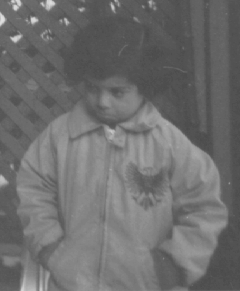
%> input picture Image Processing Project/pout.tif, 240 x 291 px
$ octave HistogramStrecthing.m   (GNU Octave 9; MATLAB toolbox functions it lacks are replaced by stand-ins)
%> lines starting %> are read from the running program, lines starting %| are printed output that depends on the picture
I=imread("pout.tif");
%> I is the input picture: size 291x240 uint8; min 74, max 224, mean 110.3

figure,imshow(I);
title('Original Image');

figure,imhist(I);
%> after `imhist(I)`:
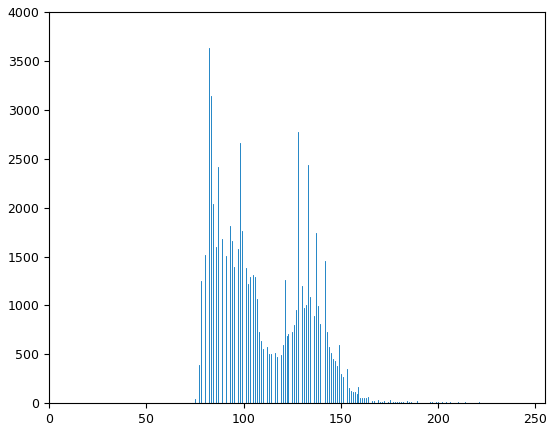
%> figure redrawn from the program's plot data; highest point at x = 82, y = 3628


I=double(I);
%> I: size 291x240 double
I_min=min(I(:));
%> I_min = 74
I_max=max(I(:));
%> I_max = 224

J=255*(I-I_min)/(I_max-I_min);
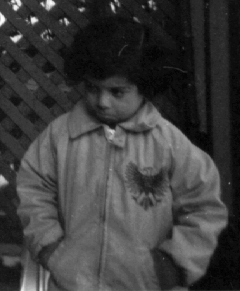
%> J: size 291x240 double; min 0, max 255, mean 61.7

J=uint8(J);
%> J: size 291x240 uint8


figure,imshow(J);
title('Histogram equalization');

figure,imhist(J);
%> after `imhist(J)`:
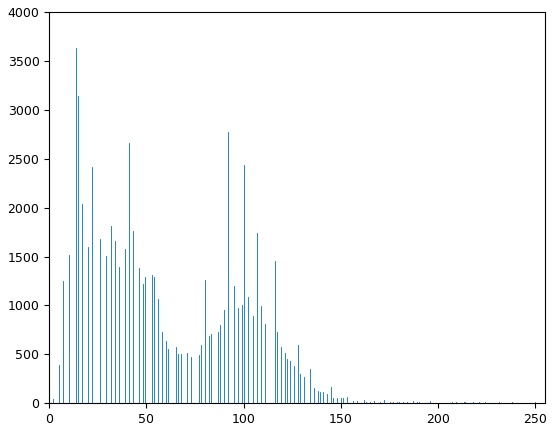
%> figure redrawn from the program's plot data; highest point at x = 14, y = 3628
